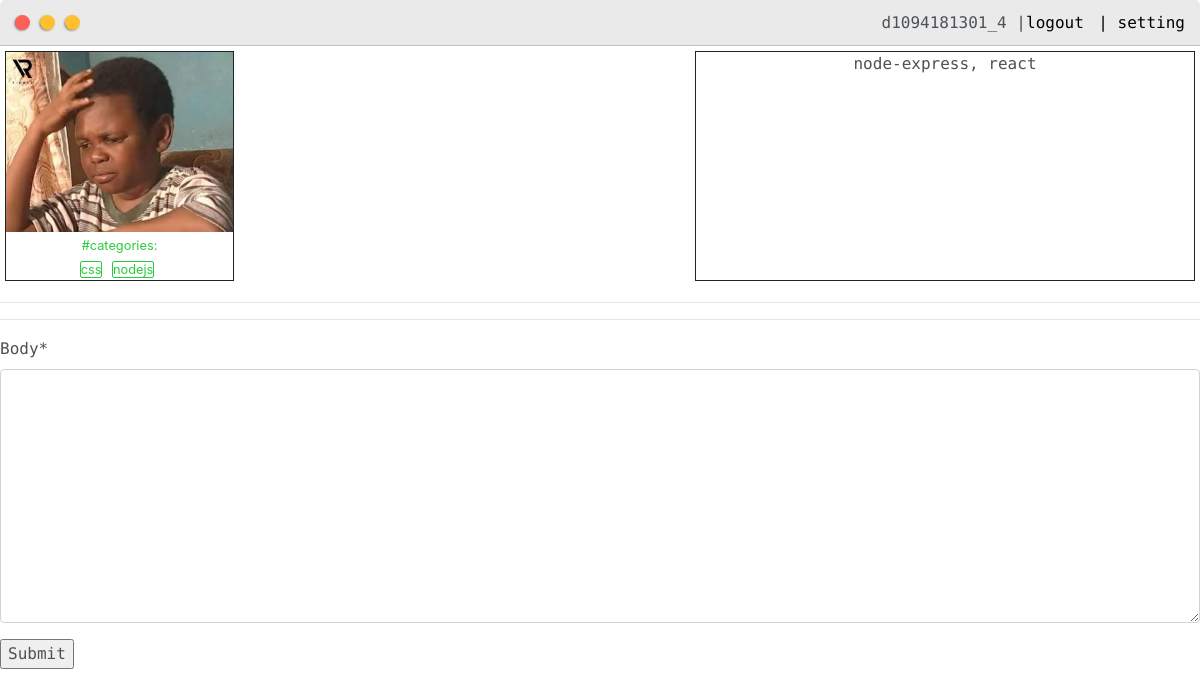
The page /post/12/ (signed in) on the database as committed earlier.
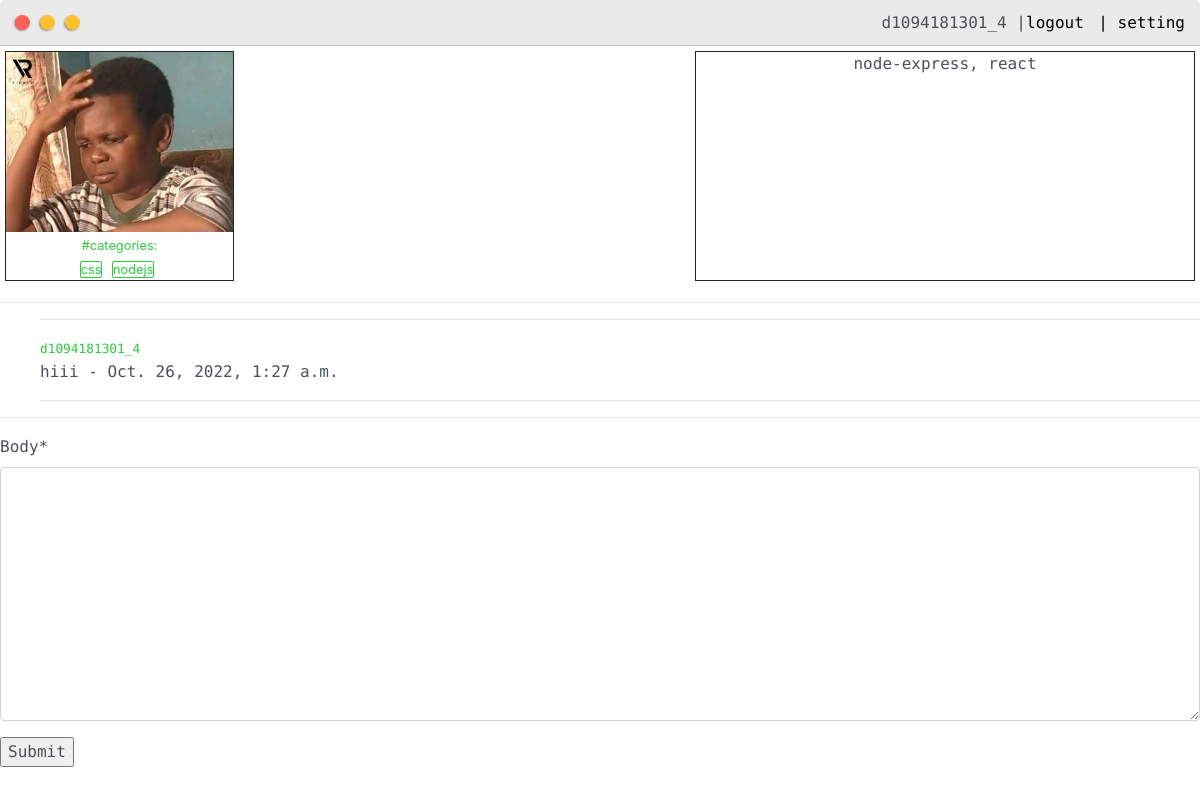
The same page on the database as committed later.
### OurProfile/models.py (models this page shows, shortened)
class Tag(models.Model):
    name = models.CharField(max_length=50)
    def __str__(self):
        return self.name

class Comment(models.Model):
    post = models.ForeignKey(Post,related_name="comments",on_delete=models.CASCADE)
    body = models.TextField(max_length=500)
    date = models.DateTimeField(auto_now_add=True)
    customer_comment = models.ForeignKey(User,null=True,on_delete=models.CASCADE)

### OurProfile/views.py (the view, shortened to what this page needs)
# urls.py: path('post/<str:pk>/',views.post,name="post"),
@login_required(login_url='login')
def post(request,pk):
    post = Post.objects.get(id=pk)
    comments = CreateCommentForm()
    context={'post':post, 'comments':comments}
    return render(request,"OurProfile/post.html",context)

### OurProfile/forms.py
class CreateCommentForm(forms.ModelForm):
    class Meta:
        model = Comment
        fields = ['body']

### OurProfile/templates/OurProfile/post.html (shortened to what this page needs)
{% extends "OurProfile/layout.html" %}
{%load static%}
{% load crispy_forms_tags %}
{% block content %}
<div style="display: flex;align-content: center;text-align: center;justify-content:space-between;padding: 5px;">
    <div style="border: solid 0.5px;" >
        <img class="thumbnail" src="{{ post.images.url }}">
        {% if request.user == post.customer %}
            <a href="{% url 'updatePost' post.id %}">update</a>
            <a href="{% url 'deletePost' post.id %}">delete</a>
            <br>
            <small>#cate:</small>
            <br>
            {% for categories in post.categories.all %}
                    <small style="border: solid 1px;border-radius: 2px;margin-right: 5px;">{{categories}}</small>
            {% endfor %}
        {% else %}
            <small>#categories:</small>
            <br>
            {% for categories in post.categories.all %}
                    <small style="border: solid 1px;border-radius: 2px;margin-right: 5px;">{{categories}}</small>
            {% endfor %}
        {% endif %}
    </div>
    <div style="border: solid 0.5px;min-width: 500px;">
        <p>{{post.body}}</p>
    </div>
</div>
<hr>
<div class="comment-all">
    <div>
        <ul>
            <li>
                {% for comment in post.comments.all %}
                <hr>
                    <small>{{comment.customer_comment}}</small>
                    <p> {{comment.body}} - {{comment.date}}</p>
                <hr>
                {% endfor %}
            </li>
        </ul>
    </div>
    <hr>
    <div>
        <form method="post"  enctype="multipart/form-data">
            {{ comments|crispy}}
            <input type="submit" value="Submit">
        </form>
    </div>
</div>
{% endblock content %}

Rows that differ between the two databases and show on the page:
added Comment: customer_comment "d1094181301_4", body "hiii", date "Oct. 26, 2022, 1:27 a.m."
